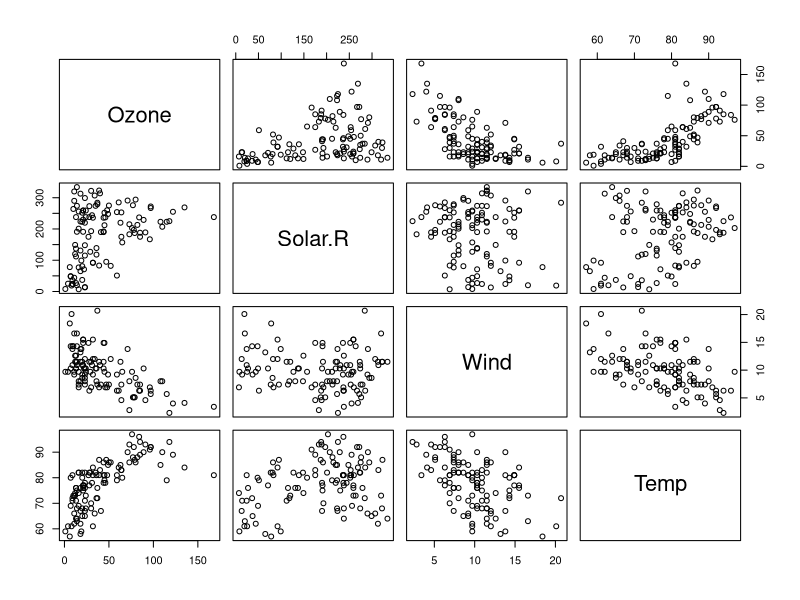
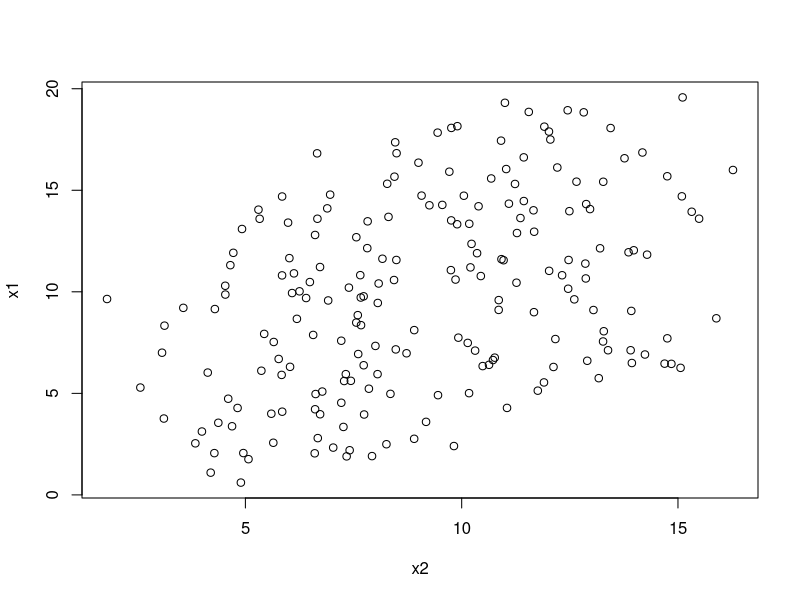

Write R code to recreate these figures, in order.
#Exercise 9 

library(dplyr)
data("airquality")
head(airquality, 15)
airquality = airquality %>%
  subset(is.na(Solar.R)==FALSE & is.na(Ozone)==FALSE)
pairs(airquality[,c(1:4)])
cor(airquality[,c(1:4)])

#Exercise 1
y = seq(from=0, to=20, by=0.1)
x1 = (y-2)/3 + runif(length(y), min=0.5, max=15)
x2 = (y+3)/2 + runif(length(y), min=0.03, max=5)
df = as.data.frame(cbind(y, x1, x2))
summary(lm(y~x1, data = df))
summary(lm(y~x2, data = df))
summary(lm(y~x1+x2, data = df))
plot(x1~x2)
#As can be shown in the summary code above, as well with the plot(x1~x2), we see that x1 and x2 are no longer correlated. This is because we have altered the random noise. Before this exercise, the slopes as well as the random noise were highly similar, and because of this, x1 and x2 were highly correlated. When we change the random noise, we change their correlation with one another. 

#F-Test
mod1 = lm(Temp~Wind, data=airquality)
summary(mod1)

mod2 = lm(Temp~Wind+Solar.R, data=airquality)
summary(mod2)

anova(mod1, mod2)

#Exercise 2
mod3=lm(Temp~Wind+Solar.R+Ozone, data = airquality)
summary(mod3)

anova(mod1, mod2, mod3)
#From these results, we see that adding on a thrid variable (ozone) to our model, explains more variance. As shown by the results from model 3, we have a larger F value, as well as a larger P value, which shows that more varriance is explained when adding a third variable. This means that model 3 explains signficantly greater variance than the other models (mod1, mod2), due to the higher pvalue. Therefore, having more variables can explain more variance, especially when adding in a factor like Ozone. This is due to the fact that these variables are nested, which is needed to run an F-test.

#Exercise 3
AIC(mod1, mod2, mod3)
#After running the AIC test, we see that model three has a lower AIC value. Therefore, model 3 would have a larger probability of explaining what is going on. The lower AIC value of model 3 shows that model 3 is the best model. This is because it loses the least amount of information when the most parameters are added. Model three is different from models one and two by 10, therefore, it is more signifciant and the best model. 
